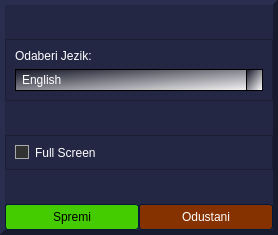
<?xml version="1.0" encoding="UTF-8"?>
<ui version="4.0">
 <class>SettingsWindow</class>
 <widget class="QDialog" name="SettingsWindow">
  <property name="geometry">
   <rect>
    <x>0</x>
    <y>0</y>
    <width>278</width>
    <height>235</height>
   </rect>
  </property>
  <property name="windowTitle">
   <string>Dialog</string>
  </property>
  <property name="styleSheet">
   <string notr="true">/*Copyright (c) DevSec Studio. All rights reserved.

MIT License

Permission is hereby granted, free of charge, to any person obtaining a copy
of this software and associated documentation files (the &quot;Software&quot;), to deal
in the Software without restriction, including without limitation the rights
to use, copy, modify, merge, publish, distribute, sublicense, and/or sell
copies of the Software, and to permit persons to whom the Software is
furnished to do so, subject to the following conditions:

The above copyright notice and this permission notice shall be included in all
copies or substantial portions of the Software.

THE SOFTWARE IS PROVIDED *AS IS*, WITHOUT WARRANTY OF ANY KIND, EXPRESS OR
IMPLIED, INCLUDING BUT NOT LIMITED TO THE WARRANTIES OF MERCHANTABILITY,
FITNESS FOR A PARTICULAR PURPOSE AND NONINFRINGEMENT. IN NO EVENT SHALL THE
AUTHORS OR COPYRIGHT HOLDERS BE LIABLE FOR ANY CLAIM, DAMAGES OR OTHER
LIABILITY, WHETHER IN AN ACTION OF CONTRACT, TORT OR OTHERWISE, ARISING FROM,
OUT OF OR IN CONNECTION WITH THE SOFTWARE OR THE USE OR OTHER DEALINGS IN THE SOFTWARE.
*/

/*-----QWidget-----*/
QWidget
{
	
	background-color: rgb(36, 39, 68);
	color: #fff;
	selection-background-color: rgb(0, 255, 127);
	selection-color: #000;

}


/*-----QLabel-----*/
QLabel
{
	background-color: transparent;
	color: #fff;

}


/*-----QMenuBar-----*/
QMenuBar 
{
	background-color: qlineargradient(spread:repeat, x1:1, y1:0, x2:1, y2:1, stop:0 rgba(57, 57, 57, 255),stop:1 rgba(50, 50, 50, 255));
	border: 1px solid #000;
	color: #fff;

}


QMenuBar::item 
{
	background-color: transparent;

}


QMenuBar::item:selected 
{
	background-color: rgba(183, 134, 32, 20%);
	border: 1px solid #b78620;
	color: #fff;

}


QMenuBar::item:pressed 
{
	background-color: rgb(183, 134, 32);
	border: 1px solid #b78620;
	color: #fff;

}


/*-----QMenu-----*/
QMenu
{
    background-color: qlineargradient(spread:repeat, x1:1, y1:0, x2:1, y2:1, stop:0 rgba(57, 57, 57, 255),stop:1 rgba(50, 50, 50, 255));
    border: 1px solid #222;
    padding: 4px;
	color: #fff;

}


QMenu::item
{
    background-color: transparent;
    padding: 2px 20px 2px 20px;

}


QMenu::separator
{
   	background-color: rgb(183, 134, 32);
	height: 1px;

}


QMenu::item:disabled
{
    color: #555;
    background-color: transparent;
    padding: 2px 20px 2px 20px;

}


QMenu::item:selected
{
	background-color: rgba(183, 134, 32, 20%);
	border: 1px solid #b78620;
	color: #fff;

}


/*-----QToolBar-----*/
QToolBar
{
	background-color: qlineargradient(spread:repeat, x1:1, y1:0, x2:1, y2:1, stop:0 rgba(69, 69, 69, 255),stop:1 rgba(58, 58, 58, 255));
	border-top: none;
	border-bottom: 1px solid #4f4f4f;
	border-left: 1px solid #4f4f4f;
	border-right: 1px solid #4f4f4f;

}


QToolBar::separator
{
	background-color: #2e2e2e;
	width: 1px;

}


/*-----QToolButton-----*/
QToolButton 
{
	background-color: transparent;
	color: #fff;
	padding: 5px;
	padding-left: 8px;
	padding-right: 8px;
	margin-left: 1px;
}


QToolButton:hover
{
	background-color: rgba(183, 134, 32, 20%);
	border: 1px solid #b78620;
	color: #fff;
	
}


QToolButton:pressed
{
	background-color: qlineargradient(spread:repeat, x1:1, y1:0, x2:1, y2:1, stop:0 rgba(57, 57, 57, 255),stop:1 rgba(50, 50, 50, 255));
	border: 1px solid #b78620;

}


QToolButton:checked
{
	background-color: qlineargradient(spread:repeat, x1:1, y1:0, x2:1, y2:1, stop:0 rgba(57, 57, 57, 255),stop:1 rgba(50, 50, 50, 255));
	border: 1px solid #222;
}


/*-----QPushButton-----*/
QPushButton
{
	background-color: qlineargradient(spread:repeat, x1:1, y1:0, x2:1, y2:1, stop:0 rgba(84, 84, 84, 255),stop:1 rgba(59, 59, 59, 255));
	color: #ffffff;
	min-width: 80px;
	border-style: solid;
	border-width: 1px;
	border-radius: 3px;
	border-color: #051a39;
	padding: 5px;

}


QPushButton::flat
{
	background-color: rgb(24, 25, 45);
	color:white;
}


QPushButton::disabled
{
	background-color: #404040;
	color: #656565;
	border-color: #051a39;

}


QPushButton::hover
{
	background-color: rgba(0, 85, 255, 10%);
	border: 1px solid  rgb(0, 85, 255);

}


QPushButton::pressed
{
	background-color: qlineargradient(spread:pad, x1:0.489, y1:0, x2:0.494, y2:1, stop:0.102273 rgba(0, 0, 0, 255), stop:0.880682 rgba(9, 31, 198, 167));
	border: 1px solid #b78620;

}


QPushButton::checked
{
	background-color: qlineargradient(spread:repeat, x1:1, y1:0, x2:1, y2:1, stop:0 rgba(74, 74, 74, 255),stop:1 rgba(49, 49, 49, 255));
	border: 1px solid #222;

}


/*-----QLineEdit-----*/
QLineEdit
{
	background-color: rgb(15, 16, 29);
	color : #eee;
	border: 1px solid rgb(0, 0, 0);;
	border-radius: 2px;

}


/*-----QPlainTExtEdit-----*/
QPlainTextEdit
{
	background-color: #131313;
	color : #eee;
	border: 1px solid #343434;
	border-radius: 2px;
	padding: 3px;
	padding-left: 5px;

}


/*-----QTabBar-----*/
QTabBar::tab
{
	background-color: qlineargradient(spread:repeat, x1:1, y1:0, x2:1, y2:1, stop:0 rgba(84, 84, 84, 255),stop:1 rgba(59, 59, 59, 255));
	color: #ffffff;
	border-style: solid;
	border-width: 1px;
	border-color: #666;
	border-bottom: none;
	padding: 5px;
	padding-left: 15px;
	padding-right: 15px;

}


QTabWidget::pane 
{
	background-color: red;
	border: 1px solid #666;
	top: 1px;

}


QTabBar::tab:last
{
	margin-right: 0; 

}


QTabBar::tab:first:!selected
{
	background-color: #0c0c0d;
	margin-left: 0px;

}


QTabBar::tab:!selected
{
	color: #b1b1b1;
	border-bottom-style: solid;
	background-color: #0c0c0d;

}


QTabBar::tab:selected
{
	margin-bottom: 0px;

}


QTabBar::tab:!selected:hover
{
	border-top-color: #b78620;

}


/*-----QComboBox-----*/
QComboBox
{
	background-color: qlineargradient(spread:pad, x1:0, y1:0, x2:1, y2:1, stop:0 rgba(18, 19, 36, 255), stop:1 rgba(255, 255, 255, 255));
    border: 1px solid #000;
    padding-left: 6px;
    color: #ffffff;
    height: 20px;

}


QComboBox::disabled
{
	background-color: #404040;
	color: #656565;
	border-color: #051a39;

}


QComboBox:on
{
    background-color: #b78620;
	color: #000;

}


QComboBox QAbstractItemView
{
    
	background-color: rgb(89, 90, 102);
    color: #ffffff;
    border: 1px solid black;
    selection-background-color: #b78620;
    outline: 0;

}


QComboBox::drop-down
{
	background-color: qlineargradient(spread:pad, x1:0, y1:0, x2:1, y2:1, stop:0 rgba(18, 19, 36, 255), stop:1 rgba(255, 255, 255, 255));
    subcontrol-origin: padding;
    subcontrol-position: top right;
    width: 15px;
    border-left-width: 1px;
    border-left-color: black;
    border-left-style: solid; 

}


QComboBox::down-arrow
{
    image: url(://arrow-down.png);
    width: 8px;
    height: 8px;
}


/*-----QSpinBox &amp; QDateTimeEdit-----*/
QSpinBox,
QDateTimeEdit 
{
    background-color: #131313;
	color : #eee;
	border: 1px solid #343434;
	padding: 3px;
	padding-left: 5px;
    border-radius : 2px;

}


QSpinBox::up-button, 
QDateTimeEdit::up-button
{
	border-top-right-radius:2px;
	background-color: #777777;
    width: 16px; 
    border-width: 1px;

}


QSpinBox::up-button:hover, 
QDateTimeEdit::up-button:hover
{
	background-color: #585858;

}


QSpinBox::up-button:pressed, 
QDateTimeEdit::up-button:pressed
{
	background-color: #252525;
    width: 16px; 
    border-width: 1px;

}


QSpinBox::up-arrow,
QDateTimeEdit::up-arrow
{
    image: url(://arrow-up.png);
    width: 7px;
    height: 7px;

}


QSpinBox::down-button, 
QDateTimeEdit::down-button
{
	border-bottom-right-radius:2px;
	background-color: #777777;
    width: 16px; 
    border-width: 1px;

}


QSpinBox::down-button:hover, 
QDateTimeEdit::down-button:hover
{
	background-color: #585858;

}


QSpinBox::down-button:pressed, 
QDateTimeEdit::down-button:pressed
{
	background-color: #252525;
    width: 16px; 
    border-width: 1px;

}


QSpinBox::down-arrow,
QDateTimeEdit::down-arrow
{
    image: url(://arrow-down.png);
    width: 7px;
    height: 7px;

}


/*-----QGroupBox-----*/
QGroupBox 
{
    border: 1px solid;
    border-color: #666666;
	border-radius: 5px;
    margin-top: 20px;

}


QGroupBox::title  
{
    background-color: transparent;
    color: #eee;
    subcontrol-origin: margin;
    padding: 5px;
	border-top-left-radius: 3px;
	border-top-right-radius: 3px;

}


/*-----QHeaderView-----*/
QHeaderView::section
{
    
	background-color: qlineargradient(spread:pad, x1:0.494, y1:0, x2:0.506, y2:1, stop:0.323864 rgba(18, 19, 36, 255), stop:1 rgba(102, 102, 102, 255));
	border: 1px solid #000;
    color: #fff;
    text-align: left;
	padding: 4px;
	
}

QTableCornerButton::section {
	background-color: qlineargradient(spread:pad, x1:0.494, y1:0, x2:0.506, y2:1, stop:0.323864 rgba(18, 19, 36, 255), stop:1 rgba(102, 102, 102, 255));
	border: 1px solid #000;
    color: #fff;
	padding: 4px;
}

QHeaderView::section:disabled
{
    background-color: #525251;
    color: #656565;

}


QHeaderView::section:checked
{
    background-color: qlineargradient(spread:repeat, x1:1, y1:0, x2:1, y2:1, stop:0 rgba(60, 60, 60, 255),stop:1 rgba(50, 50, 50, 255));
    color: #fff;

}


QHeaderView::section::vertical::first,
QHeaderView::section::vertical::only-one
{
    border-top: 1px solid #353635;

}


QHeaderView::section::vertical
{
    border-top: 1px solid #353635;

}


QHeaderView::section::horizontal::first,
QHeaderView::section::horizontal::only-one
{
    border-left: 1px solid #353635;

}


QHeaderView::section::horizontal
{
    border-left: 1px solid #353635;

}


/*-----QTreeWidget-----*/
QTreeView
{
	show-decoration-selected: 1;
	alternate-background-color: #3a3a3a;
	selection-color: #fff;
	background-color: #2d2d2d;
	border: 1px solid gray;
	padding-top : 5px;
	color: #fff;
	font: 8pt;

}


QTreeView::item:selected
{
	color:#fff;
	background-color: #b78620;
	border-radius: 0px;

}


QTreeView::item:!selected:hover
{
    background-color: #262626;
    border: none;
    color: white;

}


QTreeView::branch:has-children:!has-siblings:closed,
QTreeView::branch:closed:has-children:has-siblings 
{
	image: url(://tree-closed.png);

}


QTreeView::branch:open:has-children:!has-siblings,
QTreeView::branch:open:has-children:has-siblings  
{
	image: url(://tree-open.png);

}


/*-----QListView-----*/
QListView 
{
	background-color: qlineargradient(spread:repeat, x1:1, y1:0, x2:1, y2:1, stop:0 rgba(83, 83, 83, 255),stop:0.293269 rgba(81, 81, 81, 255),stop:0.634615 rgba(79, 79, 79, 255),stop:1 rgba(83, 83, 83, 255));
    border: black;
    color: white;
    show-decoration-selected: 1; 
    outline: 0;
	border: 1px solid gray;

}


QListView::disabled 
{
	background-color: #656565;
	color: #1b1b1b;
    border: 1px solid #656565;

}


QListView::item 
{
	background-color: #2d2d2d;
    padding: 1px;

}


QListView::item:alternate 
{
    background-color: #3a3a3a;

}


QListView::item:selected 
{
	background-color: #b78620;
	border: 1px solid #b78620;
	color: #fff;

}


QListView::item:selected:!active 
{
	background-color: #b78620;
	border: 1px solid #b78620;
	color: #fff;

}


QListView::item:selected:active 
{
	background-color: #b78620;
	border: 1px solid #b78620;
	color: #fff;

}


QListView::item:hover {
    background-color: #262626;
    border: none;
    color: white;

}


/*-----QCheckBox-----*/
QCheckBox
{
	background-color: transparent;
   color:rgb(15, 16, 29)
	border: none;

}


QCheckBox::indicator
{
    background-color: #323232;
    border: 1px solid darkgray;
    width: 12px;
    height: 12px;

}


QCheckBox::indicator:checked
{
    image:url(&quot;./ressources/check.png&quot;);
	background-color: #b78620;
    border: 1px solid #3a546e;

}


QCheckBox::indicator:unchecked:hover
{
	border: 1px solid #b78620; 

}


QCheckBox::disabled
{
	color: #656565;

}


QCheckBox::indicator:disabled
{
	background-color: #656565;
	color: #656565;
    border: 1px solid #656565;

}


/*-----QRadioButton-----*/
QRadioButton 
{
	color: lightgray;
	background-color: transparent;

}


QRadioButton::indicator::unchecked:hover 
{
	background-color: lightgray;
	border: 2px solid #b78620;
	border-radius: 6px;
}


QRadioButton::indicator::checked 
{
	border: 2px solid #b78620;
	border-radius: 6px;
	background-color: rgba(183,134,32,20%);  
	width: 9px; 
	height: 9px; 

}


/*-----QSlider-----*/
QSlider::groove:horizontal 
{
	background-color: transparent;
	height: 3px;

}


QSlider::sub-page:horizontal 
{
	background-color: #b78620;

}


QSlider::add-page:horizontal 
{
	background-color: #131313;

}


QSlider::handle:horizontal 
{
	background-color: #b78620;
	width: 14px;
	margin-top: -6px;
	margin-bottom: -6px;
	border-radius: 6px;

}


QSlider::handle:horizontal:hover 
{
	background-color: #d89e25;
	border-radius: 6px;

}


QSlider::sub-page:horizontal:disabled 
{
	background-color: #bbb;
	border-color: #999;

}


QSlider::add-page:horizontal:disabled 
{
	background-color: #eee;
	border-color: #999;

}


QSlider::handle:horizontal:disabled 
{
	background-color: #eee;
	border: 1px solid #aaa;
	border-radius: 3px;

}


/*-----QScrollBar-----*/
QScrollBar:horizontal
{
    border: 1px solid #222222;
    background-color: #3d3d3d;
    height: 15px;
    margin: 0px 16px 0 16px;

}


QScrollBar::handle:horizontal
{
	background-color: qlineargradient(spread:repeat, x1:1, y1:0, x2:1, y2:1, stop:0 rgba(97, 97, 97, 255),stop:1 rgba(90, 90, 90, 255));
	border: 1px solid #2d2d2d;
    min-height: 20px;

}


QScrollBar::add-line:horizontal
{
	background-color: qlineargradient(spread:repeat, x1:1, y1:0, x2:1, y2:1, stop:0 rgba(97, 97, 97, 255),stop:1 rgba(90, 90, 90, 255));
	border: 1px solid #2d2d2d;
    width: 15px;
    subcontrol-position: right;
    subcontrol-origin: margin;

}


QScrollBar::sub-line:horizontal
{
	background-color: qlineargradient(spread:repeat, x1:1, y1:0, x2:1, y2:1, stop:0 rgba(97, 97, 97, 255),stop:1 rgba(90, 90, 90, 255));
	border: 1px solid #2d2d2d;
    width: 15px;
    subcontrol-position: left;
    subcontrol-origin: margin;

}


QScrollBar::right-arrow:horizontal
{
    image: url(://arrow-right.png);
    width: 6px;
    height: 6px;

}


QScrollBar::left-arrow:horizontal
{
    image: url(://arrow-left.png);
    width: 6px;
    height: 6px;

}


QScrollBar::add-page:horizontal, QScrollBar::sub-page:horizontal
{
    background: none;

}


QScrollBar:vertical
{
    background-color: #3d3d3d;
    width: 16px;
	border: 1px solid #2d2d2d;
    margin: 16px 0px 16px 0px;

}


QScrollBar::handle:vertical
{
    background-color: qlineargradient(spread:repeat, x1:1, y1:0, x2:1, y2:1, stop:0 rgba(97, 97, 97, 255),stop:1 rgba(90, 90, 90, 255));
	border: 1px solid #2d2d2d;
    min-height: 20px;

}


QScrollBar::add-line:vertical
{
	background-color: qlineargradient(spread:repeat, x1:1, y1:0, x2:1, y2:1, stop:0 rgba(97, 97, 97, 255),stop:1 rgba(90, 90, 90, 255));
	border: 1px solid #2d2d2d;
    height: 15px;
    subcontrol-position: bottom;
    subcontrol-origin: margin;

}


QScrollBar::sub-line:vertical
{
	background-color: qlineargradient(spread:repeat, x1:1, y1:0, x2:1, y2:1, stop:0 rgba(97, 97, 97, 255),stop:1 rgba(90, 90, 90, 255));
	border: 1px solid #2d2d2d;
    height: 15px;
    subcontrol-position: top;
    subcontrol-origin: margin;

}


QScrollBar::up-arrow:vertical
{
    image: url(://arrow-up.png);
    width: 6px;
    height: 6px;

}


QScrollBar::down-arrow:vertical
{
    image: url(://arrow-down.png);
    width: 6px;
    height: 6px;

}


QScrollBar::add-page:vertical, QScrollBar::sub-page:vertical
{
    background: none;

}


/*-----QProgressBar-----*/
QProgressBar
{
    border: 1px solid #666666;
    text-align: center;
	color: #000;
	font-weight: bold;

}


QProgressBar::chunk
{
    background-color: #b78620;
    width: 30px;
    margin: 0.5px;

}

</string>
  </property>
  <layout class="QVBoxLayout" name="verticalLayout_2">
   <property name="spacing">
    <number>0</number>
   </property>
   <property name="leftMargin">
    <number>0</number>
   </property>
   <property name="topMargin">
    <number>0</number>
   </property>
   <property name="rightMargin">
    <number>0</number>
   </property>
   <property name="bottomMargin">
    <number>0</number>
   </property>
   <item>
    <widget class="QFrame" name="settings_frame">
     <property name="frameShape">
      <enum>QFrame::Panel</enum>
     </property>
     <property name="frameShadow">
      <enum>QFrame::Raised</enum>
     </property>
     <property name="lineWidth">
      <number>5</number>
     </property>
     <property name="midLineWidth">
      <number>5</number>
     </property>
     <layout class="QVBoxLayout" name="verticalLayout" stretch="0,0">
      <property name="spacing">
       <number>0</number>
      </property>
      <property name="leftMargin">
       <number>0</number>
      </property>
      <property name="topMargin">
       <number>0</number>
      </property>
      <property name="rightMargin">
       <number>0</number>
      </property>
      <property name="bottomMargin">
       <number>0</number>
      </property>
      <item>
       <widget class="QFrame" name="options_frame">
        <property name="frameShape">
         <enum>QFrame::NoFrame</enum>
        </property>
        <property name="frameShadow">
         <enum>QFrame::Plain</enum>
        </property>
        <property name="lineWidth">
         <number>0</number>
        </property>
        <property name="midLineWidth">
         <number>0</number>
        </property>
        <layout class="QVBoxLayout" name="verticalLayout_3" stretch="2,0">
         <property name="spacing">
          <number>0</number>
         </property>
         <property name="leftMargin">
          <number>0</number>
         </property>
         <property name="topMargin">
          <number>0</number>
         </property>
         <property name="rightMargin">
          <number>0</number>
         </property>
         <property name="bottomMargin">
          <number>0</number>
         </property>
         <item>
          <widget class="QFrame" name="language_frame">
           <property name="sizePolicy">
            <sizepolicy hsizetype="Minimum" vsizetype="Maximum">
             <horstretch>0</horstretch>
             <verstretch>0</verstretch>
            </sizepolicy>
           </property>
           <property name="frameShape">
            <enum>QFrame::StyledPanel</enum>
           </property>
           <property name="frameShadow">
            <enum>QFrame::Raised</enum>
           </property>
           <layout class="QVBoxLayout" name="verticalLayout_4">
            <item>
             <widget class="QLabel" name="label">
              <property name="sizePolicy">
               <sizepolicy hsizetype="Maximum" vsizetype="Maximum">
                <horstretch>0</horstretch>
                <verstretch>0</verstretch>
               </sizepolicy>
              </property>
              <property name="text">
               <string>Odaberi Jezik:</string>
              </property>
             </widget>
            </item>
            <item>
             <widget class="QComboBox" name="language_combo">
              <item>
               <property name="text">
                <string>English</string>
               </property>
              </item>
              <item>
               <property name="text">
                <string>Bosnian</string>
               </property>
              </item>
             </widget>
            </item>
           </layout>
          </widget>
         </item>
         <item>
          <widget class="QFrame" name="fullscreen_frame">
           <property name="sizePolicy">
            <sizepolicy hsizetype="Minimum" vsizetype="Maximum">
             <horstretch>0</horstretch>
             <verstretch>0</verstretch>
            </sizepolicy>
           </property>
           <property name="frameShape">
            <enum>QFrame::StyledPanel</enum>
           </property>
           <property name="frameShadow">
            <enum>QFrame::Raised</enum>
           </property>
           <layout class="QVBoxLayout" name="verticalLayout_5">
            <item>
             <widget class="QCheckBox" name="full_screen_check">
              <property name="sizePolicy">
               <sizepolicy hsizetype="Minimum" vsizetype="Fixed">
                <horstretch>0</horstretch>
                <verstretch>0</verstretch>
               </sizepolicy>
              </property>
              <property name="text">
               <string>Full Screen</string>
              </property>
              <property name="checked">
               <bool>false</bool>
              </property>
             </widget>
            </item>
           </layout>
          </widget>
         </item>
        </layout>
       </widget>
      </item>
      <item>
       <widget class="QFrame" name="buttons_frame">
        <property name="frameShape">
         <enum>QFrame::NoFrame</enum>
        </property>
        <property name="frameShadow">
         <enum>QFrame::Plain</enum>
        </property>
        <property name="lineWidth">
         <number>0</number>
        </property>
        <property name="midLineWidth">
         <number>0</number>
        </property>
        <layout class="QHBoxLayout" name="horizontalLayout_2" stretch="0,0">
         <property name="spacing">
          <number>0</number>
         </property>
         <property name="leftMargin">
          <number>0</number>
         </property>
         <property name="topMargin">
          <number>0</number>
         </property>
         <property name="rightMargin">
          <number>0</number>
         </property>
         <property name="bottomMargin">
          <number>0</number>
         </property>
         <item>
          <widget class="QPushButton" name="save_settings_button">
           <property name="styleSheet">
            <string notr="true">QPushButton::flat
{
	background-color: rgb(68, 204, 0);
	color:black;
}

QPushButton::hover
{
	background-color: rgba(0, 85, 255, 20%);
	color:white;
	border: 1px solid  rgb(0, 85, 255);

}


QPushButton::pressed
{
	background-color: qlineargradient(spread:pad, x1:0.489, y1:0, x2:0.494, y2:1, stop:0.102273 rgba(0, 0, 0, 255), stop:0.880682 rgba(9, 31, 198, 167));
	border: 1px solid #b78620;

}</string>
           </property>
           <property name="text">
            <string>Spremi</string>
           </property>
           <property name="flat">
            <bool>true</bool>
           </property>
          </widget>
         </item>
         <item>
          <widget class="QPushButton" name="cancel_settings_button">
           <property name="styleSheet">
            <string notr="true">QPushButton::flat
{
	
	background-color: rgb(134, 49, 0);
	color:white;
}

QPushButton::hover
{
	background-color: rgba(0, 85, 255, 20%);
	border: 1px solid  rgb(0, 85, 255);

}


QPushButton::pressed
{
	background-color: qlineargradient(spread:pad, x1:0.489, y1:0, x2:0.494, y2:1, stop:0.102273 rgba(0, 0, 0, 255), stop:0.880682 rgba(9, 31, 198, 167));
	border: 1px solid #b78620;

}</string>
           </property>
           <property name="text">
            <string>Odustani</string>
           </property>
           <property name="flat">
            <bool>true</bool>
           </property>
          </widget>
         </item>
        </layout>
       </widget>
      </item>
     </layout>
    </widget>
   </item>
  </layout>
 </widget>
 <resources/>
 <connections/>
</ui>
